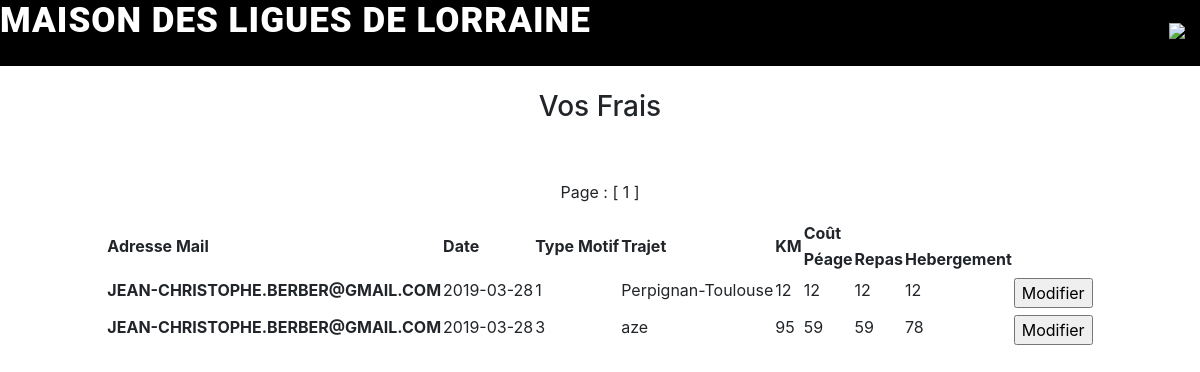
Before: /liste_frais.php (signed in) with the older database file.
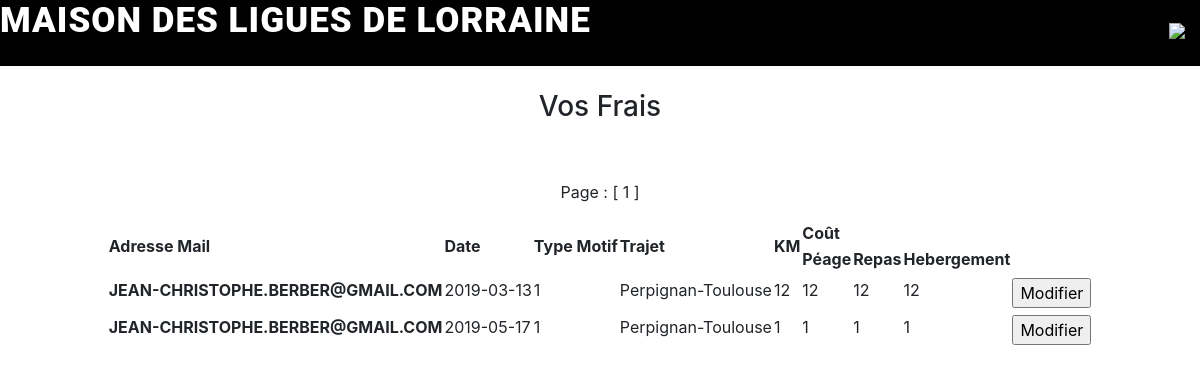
After: the same page with the newer database file.
### tables this page shows
CREATE TABLE IF NOT EXISTS `lignes_frais` (
  `ID_LIGNE` bigint(4) NOT NULL AUTO_INCREMENT,
  `ADRESSE_MAIL` varchar(50) NOT NULL,
  `DATEFRAIS` date NOT NULL,
  `TYPE_MOTIF` int(2) NOT NULL,
  `TRAJET` varchar(50) NOT NULL,
  `KM` bigint(4) NOT NULL,
  `COUT_PEAGE` bigint(4) NOT NULL,
  `COUT_REPAS` bigint(4) NOT NULL,
  `COUT_HEBERGEMENT` bigint(4) NOT NULL,
  `KM_VALIDE` bigint(4) NOT NULL,
  `PEAGE_VALIDE` bigint(4) NOT NULL,
  `REPAS_VALIDE` bigint(4) NOT NULL,
  `HEBERGEMENT_VALIDE` bigint(4) NOT NULL,
  `VALIDE` tinyint(1) NOT NULL DEFAULT '0',
  PRIMARY KEY (`ID_LIGNE`)
);

### liste_frais.php (the view, shortened to what this page needs)
<?php
include('header.php');
    $messagesParPage=7;
    $reqSQL='SELECT COUNT(*) AS total FROM lignes_frais';
    $retour_total=$connexion->query($reqSQL);
    $donnees_total=$retour_total->fetch();
    $total=$donnees_total['total'];
    $nombreDePages=ceil($total/$messagesParPage);
    if(isset($_GET['page']))
    {
         $pageActuelle=intval($_GET['page']);
         if($pageActuelle>$nombreDePages)
         {
              $pageActuelle=$nombreDePages;
         }
    }
    else
    {
         $pageActuelle=1;
    }
    $premiereEntree=($pageActuelle-1)*$messagesParPage;
?>
        <br />
        <h3 align="center" >Vos Frais</h3><br />
        <?php
            $query = 'SELECT * FROM lignes_frais  ORDER BY ADRESSE_MAIL DESC LIMIT '.$premiereEntree.', '.$messagesParPage.'';
            $result=$connexion->query($query);
?>
    <table class="srctable" align="center">
        <tr class="srctr">
            <th class="thprod"  rowspan=2>Adresse Mail</th>
            <th class="thprod"  rowspan=2>Date</th>
            <th class="thprod"  rowspan=2>Type Motif</th>
            <th class="thprod"  rowspan=2>Trajet</th>
            <th class="thprod"  rowspan=2>KM</th>
            <th class="thprod"  colspan=3> Coût</th>
        </tr><br>
        <tr>
            <th>Péage</th>
            <th>Repas</th>
            <th>Hebergement</th>
        </tr>
    <?php
        while($row=$result->fetch())
        {
    ?>
            <form method="post" action="<modifie_frais.php">
                <td class="tdprod"><strong><?php echo $row['ADRESSE_MAIL'] ?></strong></td>
                <td class="tdprod"><?php echo $row["DATEFRAIS"]; ?></td>
                <td class="tdprod"><?php echo $row['TYPE_MOTIF']?></td>
                <td class="tdprod"><?php echo $row['TRAJET']?></td>
                <td class="tdprod"><?php echo $row['KM']?></td>
                <td class="tdprod"><?php echo $row['COUT_PEAGE']?></td>
                <td class="tdprod"><?php echo $row['COUT_REPAS']?></td>
                <td class="tdprod"><?php echo $row['COUT_HEBERGEMENT']?></td>
                <td><input type="submit" name="modifier" style="margin-top:5px;" class="btn_modifier" value="Modifier" /> </td>
            </form>
    <?php
        }
        echo '<p align="center">Page : ';
        for($i=1; $i<=$nombreDePages; $i++)
        {
            if($i==$pageActuelle)
            {
                echo ' [ '.$i.' ] ';
            }
            else
            {
                echo ' <a href="produits.php?page='.$i.'">'.$i.'</a> ';
            }
        }
        echo '</p>';
    ?>

### header.php (shortened to what this page needs)
<!DOCTYPE html>
<html>
<head>
	<link rel="stylesheet" media="screen" type="text/css" title="Design" href="style.css" />
	<link rel="stylesheet" href="https://use.fontawesome.com/releases/v5.0.13/css/all.css">
	<link rel="stylesheet" href="https://stackpath.bootstrapcdn.com/bootstrap/4.1.3/css/bootstrap.min.css">
</head>
<div class="-">
	<nav class="menu" role="navigation">
		<div class="inner">
			<div class="m-left">
				<h1 class="logo">Maison des Ligues de Lorraine</h1>
			</div>
			<div class="m-right">
				<div class="m-link">
					<?php if(isset($_SESSION['ok'])){echo "<a href ='deconnexion.php'><img src='deconnexion.png'></a>";}?>
				</div>
			</div>
		</div>
	</nav>
</div>
<body>

### style.css (style rules this page uses)
html, body { margin: 0; padding: 0; }
body { width:100%; }
.menu { background: black; width: 100%; height: 66px; line-height: 66px; top:0; z-index: 1; }
.m-left { float: left; }
.m-right { float: right; }
.logo { margin: 0; padding: 0; color: #fff; text-transform: uppercase; font-family: 'roboto'; font-weight: 900; font-size: 35px; letter-spacing: 1px; }
.m-link { text-decoration: none; color: #fff; text-transform: uppercase; font-weight: 700; padding: 0; margin: 0 15px; }
img { margin-bottom : 7px; width : 30px; z-index : 91; cursor : pointer; }

Changed rows visible on the page:
removed lignes_frais: ADRESSE_MAIL "JEAN-CHRISTOPHE.BERBER@GMAIL.COM", DATEFRAIS "2019-03-28", TYPE_MOTIF "3", TRAJET "aze", KM "95", COUT_PEAGE "59", COUT_REPAS "59", COUT_HEBERGEMENT "78"
changed lignes_frais (number 1 of 2 on the later page): DATEFRAIS "2019-03-28" → "2019-03-13"
added lignes_frais: ADRESSE_MAIL "JEAN-CHRISTOPHE.BERBER@GMAIL.COM", DATEFRAIS "2019-05-17", TYPE_MOTIF "1", TRAJET "Perpignan-Toulouse", KM "1", COUT_PEAGE "1", COUT_REPAS "1", COUT_HEBERGEMENT "1"
